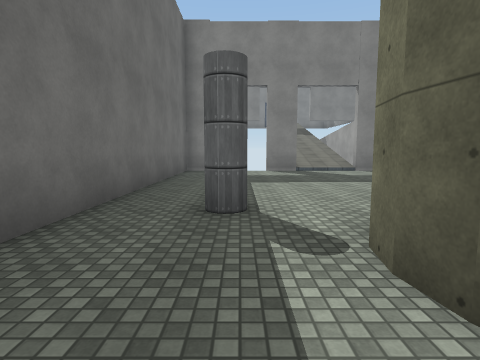
view 1 (above)

16 first-person views from a walk through a Unity game level. The camera is 1.4 m above the floor, tilts 6° down and sees 80° across. The floor is counted in squares, 2 m on a side. Each view is taken from the middle of a square. On the plan, view 1 faces up. The plan holds only what a view shows up to about 10 squares ahead; the rest is blank. The place goes on beyond the plan. The player character is not drawn. Surface patterns are stand-ins for the level's own textures.

view 2
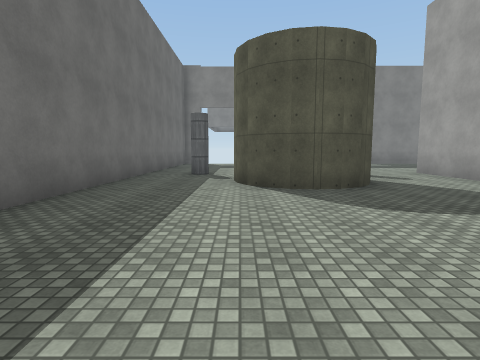

view 3
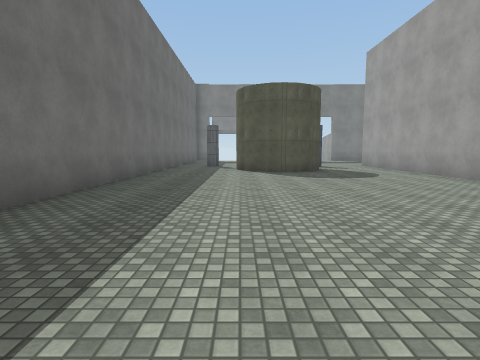

view 4
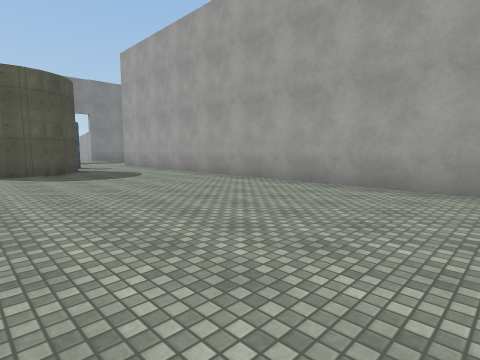

view 5
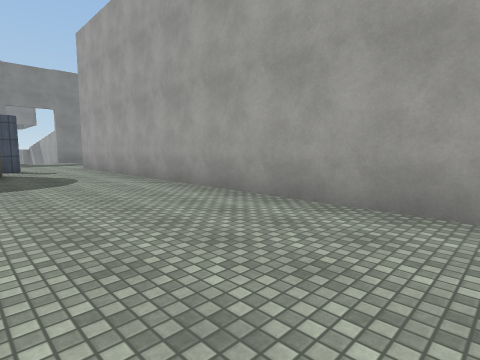

view 6
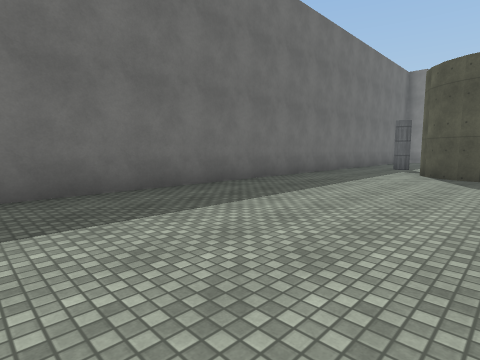

view 7
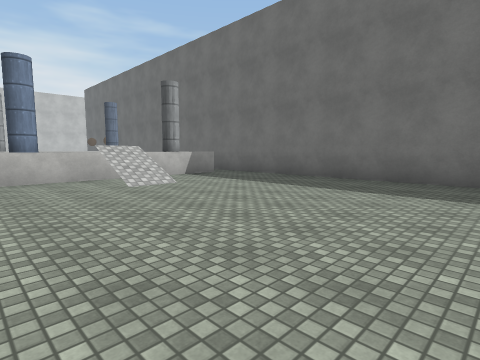

view 8
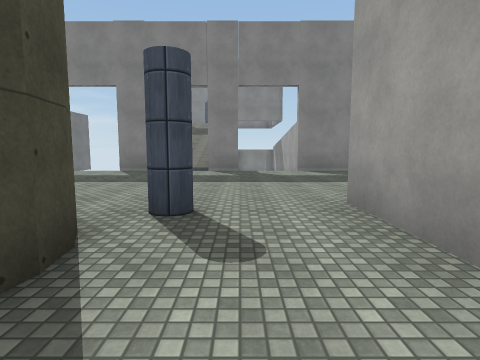

view 9
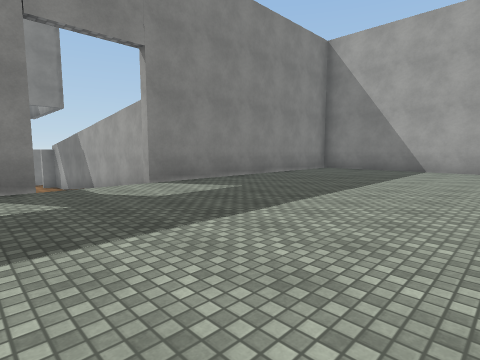

view 10
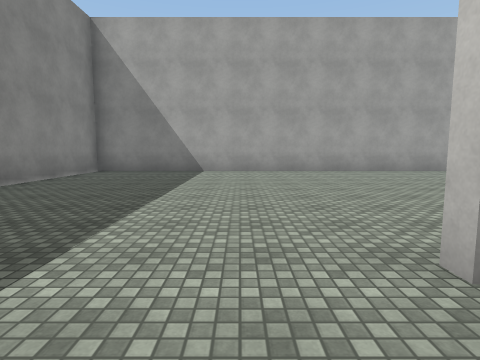

view 11
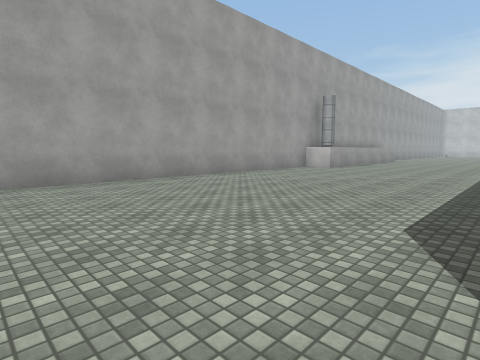

view 12
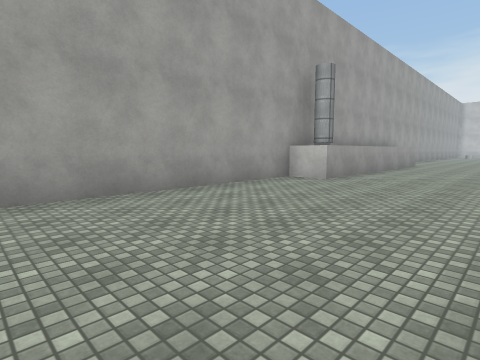

view 13
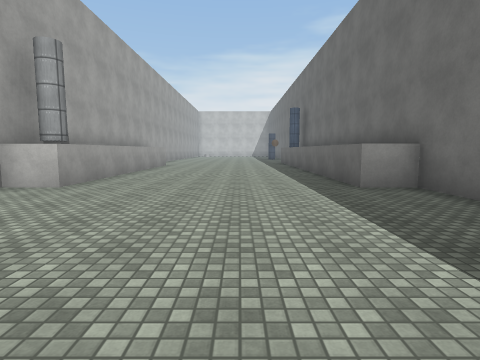

view 14
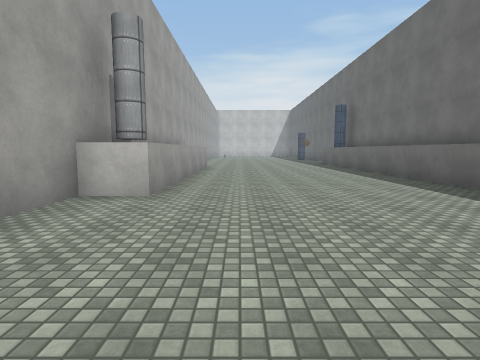

view 15
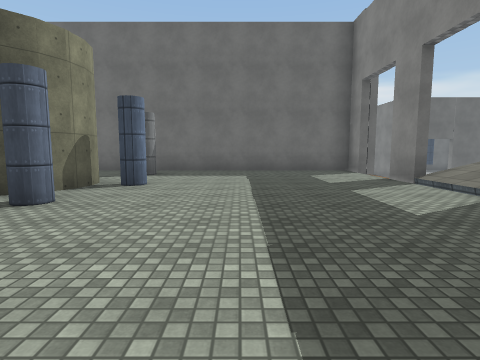

view 16
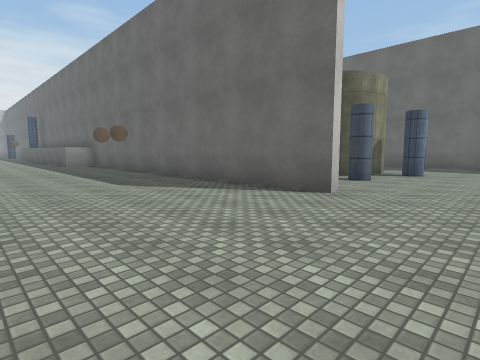

### Floor plan
Points are (right, up) in squares from view 1. A wall is a line through its corners. A room is listed if a view was taken in it or the views show most of it. See-through windows are left out.
Room 1 (views 1, 2, 3, 4, 5, 6, 7, 8)
walls: (6.4, -8.6) (6.4, 3.9); (2.6, 0) (1.7, 0.2); (3.1, 0.2) (2.1, 0) (1.5, 0.3) (1, 0.9) (0.9, 1.6); (3.5, 0.5) (2.8, 0.1); (1.2, 0.7) (0.8, 1.3) (1, 2.1); (3.9, 1.8) (3.8, 1.1) (3.6, 0.7) (3.3, 0.3); (2.5, -12.1) (3.2, -12.1); (3.6, 2.5) (3.8, 2) (3.9, 1.6); (0.5, -12.1) (1.5, -12.1); (-1.8, 3.5) (-1.8, -12.5)
ways out: opening at (2.5, 3.3) to room 2
objects: other object (0, -13) to (1, -12); other object (0, 3); other object (4, -13) to (4, -12); other object (4, 3)
Room 2 (views 9, 10, 11, 12, 13, 14, 15, 16)
walls: (6.7, 3.9) (6.7, -4); (6.7, -5.9) (6.7, -8.5); (2.6, 3.1) (3.2, 2.8); (6.6, -7.3) (7.7, -7.3) (7.7, -13); (1.9, 3) (2.4, 3.1) (2.8, 3); (14.5, -7.5) (14.5, 9.7) (6.9, 9.7); (5, 9.7) (3.9, 9.7); (2.1, 9.7) (0.9, 9.7); (13.4, -13.1) (13.4, -8.4); (-0.9, 9.7) (-1.8, 9.7) (-1.8, 3.5)
ways out: opening at (2.5, 3.3) to room 1; opening at (0, 10); gap at (-1, 10); gap at (1, 10)
objects: other object (2, 4); other object (14, -8)

Where each view was taken, in squares from view 1:
view 1: 0 up, 0 right, facing up
view 2: 5 down, 1 right, facing up
view 3: 9 down, 1 right, facing up
view 4: 9 down, 1 right, facing up-right
view 5: 8 down, 3 right, facing up-right
view 6: 8 down, 3 right, facing up-left
view 7: 5 down, 5 right, facing down-left
view 8: 0 up, 5 right, facing up
view 9: 4 up, 4 right, facing up-right
view 10: 5 up, 5 right, facing right
view 11: 3 up, 8 right, facing down-right
view 12: 1 down, 10 right, facing down-right
view 13: 2 down, 10 right, facing down
view 14: 3 down, 12 right, facing down
view 15: 6 up, 8 right, facing left
view 16: 6 up, 11 right, facing down-left
